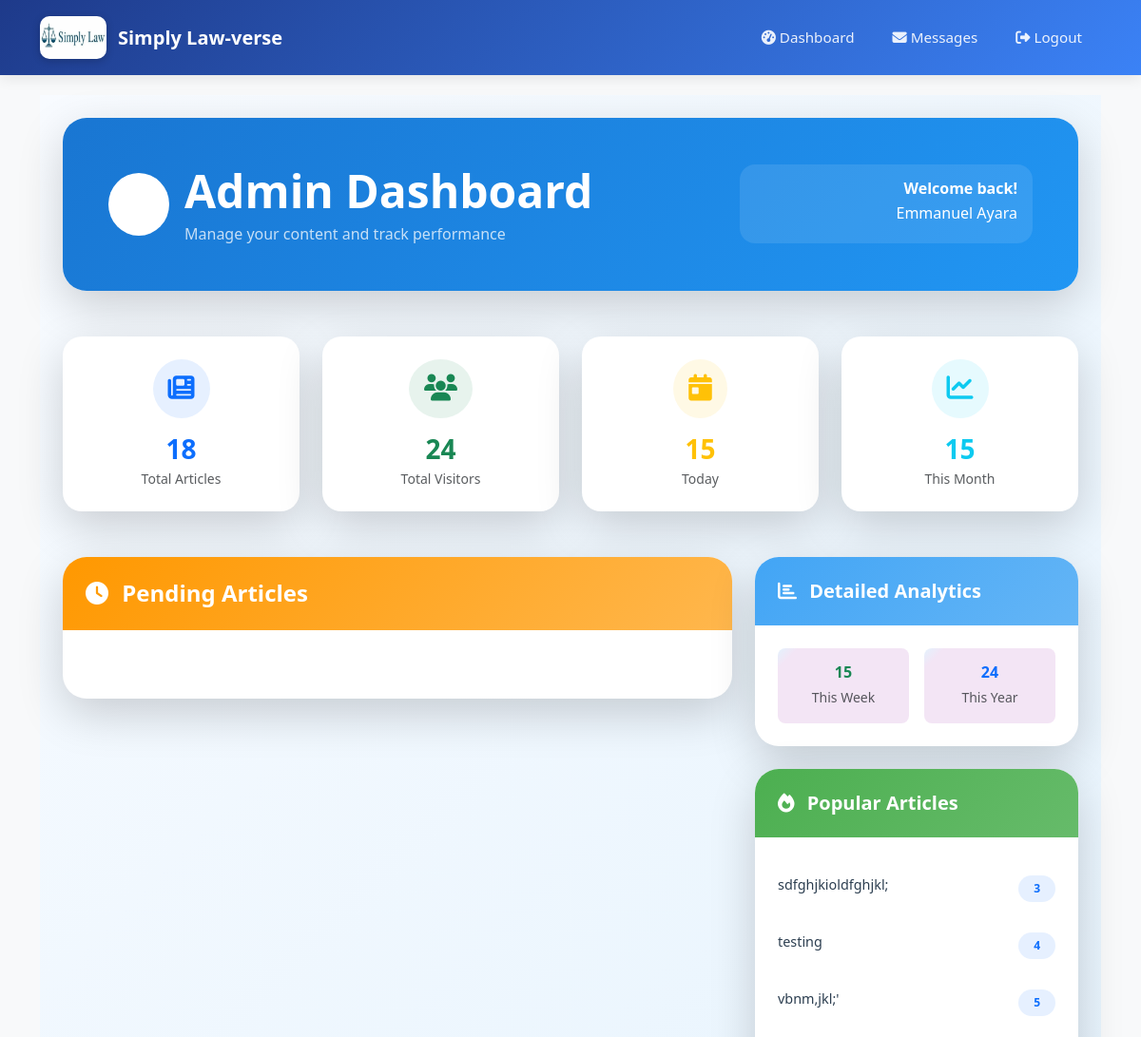
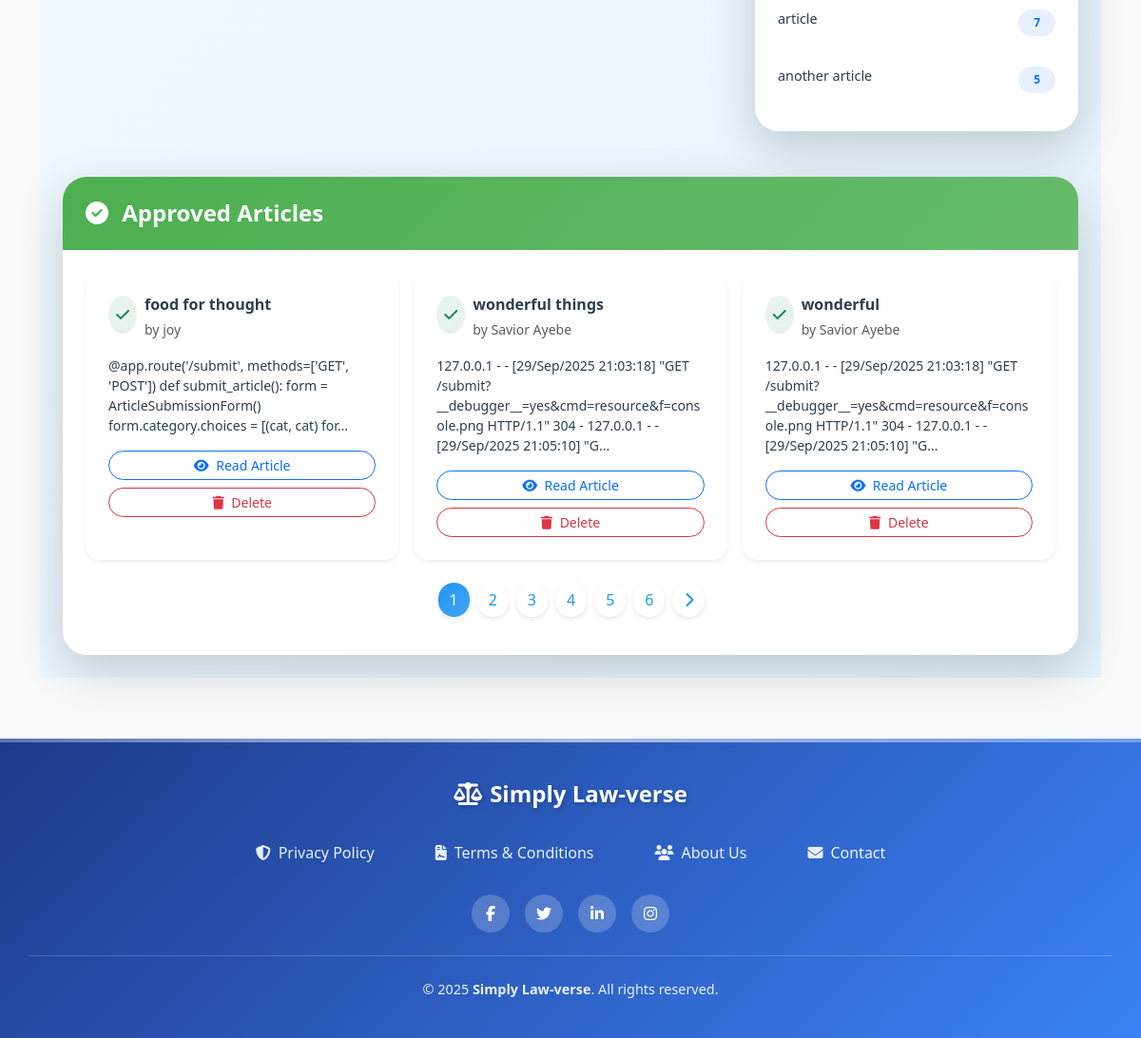
The app's page /admin/dashboard (signed in), older data (2 pictures, top to bottom).
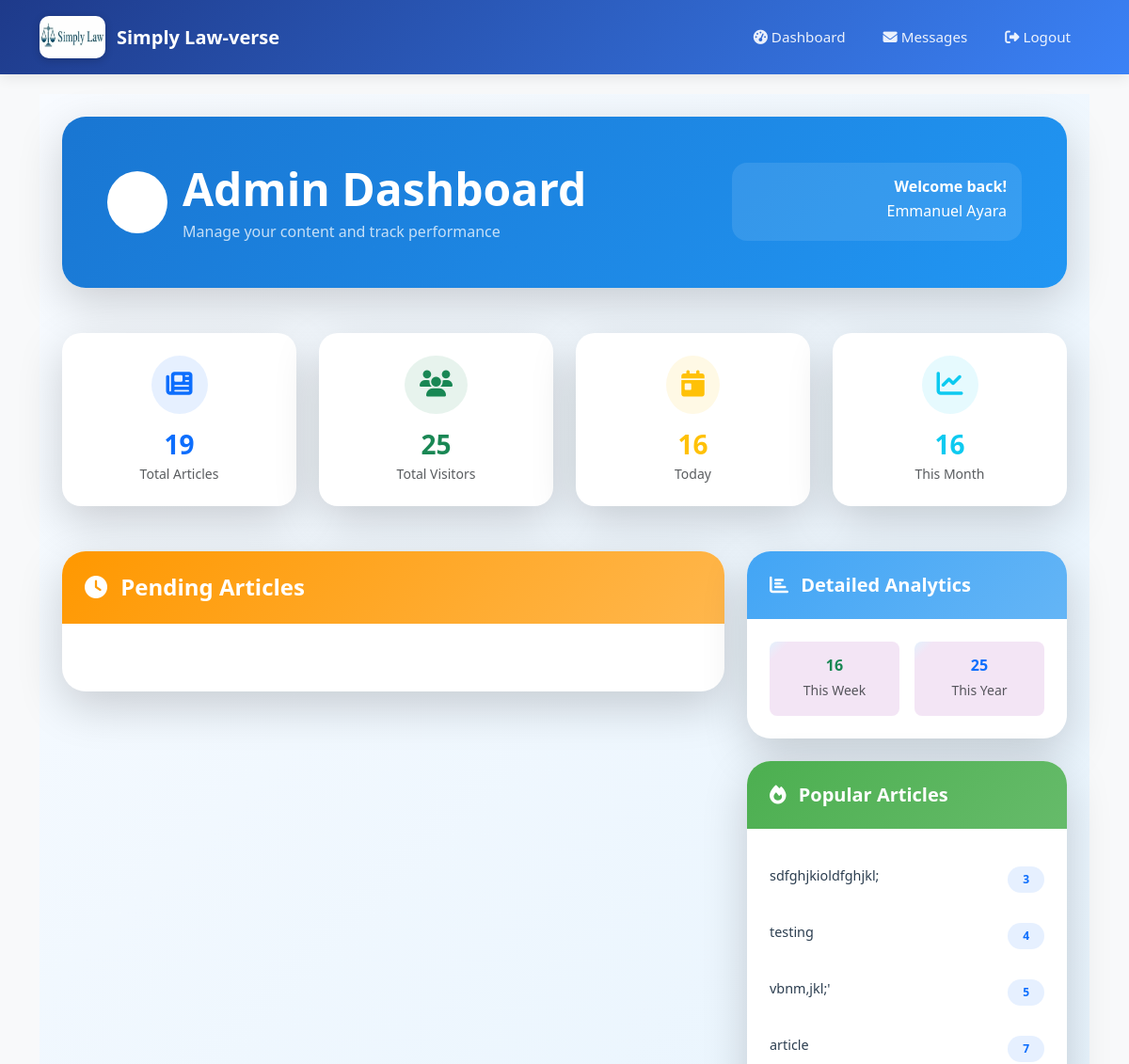
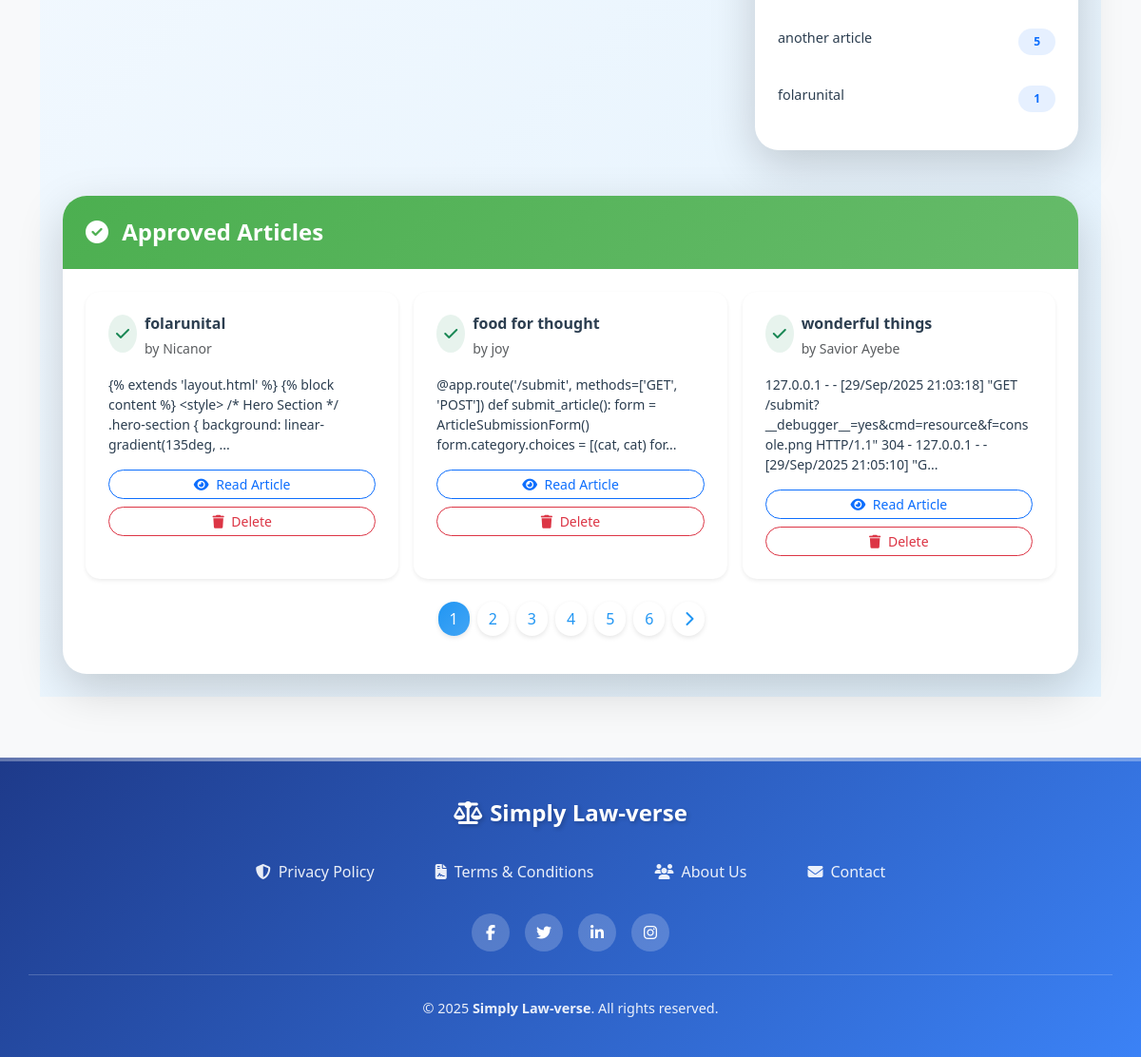
The same page, newer data (2 pictures, top to bottom).
### models.py (models this page shows)
class Article(db.Model):
    id = db.Column(db.Integer, primary_key=True)
    email = db.Column(db.String(120))
    title = db.Column(db.String(100), nullable=False)
    content = db.Column(db.Text, nullable=False)
    author = db.Column(db.String(100), nullable=False)
    date_posted = db.Column(db.DateTime, default=datetime.utcnow)
    comments = db.relationship('Comment', backref='article', lazy=True)
    likes = db.Column(db.Integer, default=0, nullable=False)
    status = db.Column(db.String(20), nullable=False, default='pending')
    views = db.Column(db.Integer, default=0)
    date_submitted = db.Column(db.DateTime, default=datetime.utcnow)
    cover_image = db.Column(db.String(100))  # New field
    document_filename = db.Column(db.String(120), nullable=True)
    category = db.Column(db.String(100), nullable=False, default='General')
    approved = db.Column(db.Boolean, default=False)  # <- important!

### routes.py (the view)
    @app.route('/admin/dashboard')
    @login_required
    def admin_dashboard():
        if not current_user.is_admin:
            flash('Access denied.', 'danger')
            return redirect(url_for('home'))
        total_articles = Article.query.count()
        total_visits = Visit.query.count()
        now = datetime.utcnow()
        daily_visits = Visit.query.filter(Visit.timestamp >= now - timedelta(days=1)).count()
        weekly_visits = Visit.query.filter(Visit.timestamp >= now - timedelta(weeks=1)).count()
        monthly_visits = Visit.query.filter(Visit.timestamp >= now - timedelta(days=30)).count()
        yearly_visits = Visit.query.filter(Visit.timestamp >= now - timedelta(days=365)).count()
        readers_per_article = db.session.query(
            Article.title, db.func.count(Visit.id)
        ).join(Visit, Article.id == Visit.article_id).group_by(Article.id).all()
        pending_page = request.args.get('pending_page', 1, type=int)
        approved_page = request.args.get('approved_page', 1, type=int)
        per_page = 3
        pending = Article.query.filter_by(status='pending') \
            .order_by(Article.date_posted.desc()) \
            .paginate(page=pending_page, per_page=per_page)
        approved = Article.query.filter_by(status='approved') \
            .order_by(Article.date_posted.desc()) \
            .paginate(page=approved_page, per_page=per_page)
        return render_template(
            'admin_dashboard.html',
            articles=pending,
            approved_articles=approved,
            total_articles=total_articles,
            total_visits=total_visits,
            daily_visits=daily_visits,
            weekly_visits=weekly_visits,
            monthly_visits=monthly_visits,
            yearly_visits=yearly_visits,
            readers_per_article=readers_per_article
        )

### templates/admin_dashboard.html (shortened to what the changed rows need)
{% extends 'layout.html' %}
{% block content %}
<div class="min-vh-100" style="background: linear-gradient(135deg, #f8fbff 0%, #e3f2fd 100%);">
  <div class="container-fluid py-4 px-3 px-md-4">
    <div class="row mb-5">
      <div class="col-12">
        <div class="card border-0 shadow-lg" style="border-radius: 25px; background: linear-gradient(135deg, #1976d2 0%, #2196f3 100%);">
          <div class="card-body p-4 p-md-5 text-white">
            <div class="row align-items-center">
              <div class="col-12 col-md-8">
                <div class="d-flex align-items-center mb-3 mb-md-0">
                  <div>
                    <h1 class="display-5 fw-bold mb-1">Admin Dashboard</h1>
                  </div>
                </div>
              </div>
            </div>
          </div>
        </div>
      </div>
    </div>
    <div class="row g-4 mb-5">
      <div class="col-6 col-md-3">
        <div class="card border-0 shadow-lg h-100" style="border-radius: 20px;">
          <div class="card-body text-center p-4">
            <div class="bg-primary bg-opacity-10 rounded-circle p-3 d-inline-block mb-3">
              <i class="fas fa-newspaper text-primary fs-3"></i>
            </div>
            <h3 class="fw-bold text-primary mb-1">{{ total_articles }}</h3>
            <p class="text-muted small mb-0">Total Articles</p>
          </div>
        </div>
      </div>
      <div class="col-6 col-md-3">
        <div class="card border-0 shadow-lg h-100" style="border-radius: 20px;">
          <div class="card-body text-center p-4">
            <div class="bg-success bg-opacity-10 rounded-circle p-3 d-inline-block mb-3">
              <i class="fas fa-users text-success fs-3"></i>
            </div>
            <h3 class="fw-bold text-success mb-1">{{ total_visits }}</h3>
            <p class="text-muted small mb-0">Total Visitors</p>
          </div>
        </div>
      </div>
      <div class="col-6 col-md-3">
        <div class="card border-0 shadow-lg h-100" style="border-radius: 20px;">
          <div class="card-body text-center p-4">
            <div class="bg-warning bg-opacity-10 rounded-circle p-3 d-inline-block mb-3">
              <i class="fas fa-calendar-day text-warning fs-3"></i>
            </div>
            <h3 class="fw-bold text-warning mb-1">{{ daily_visits }}</h3>
            <p class="text-muted small mb-0">Today</p>
          </div>
        </div>
      </div>
      <div class="col-6 col-md-3">
        <div class="card border-0 shadow-lg h-100" style="border-radius: 20px;">
          <div class="card-body text-center p-4">
            <div class="bg-info bg-opacity-10 rounded-circle p-3 d-inline-block mb-3">
              <i class="fas fa-chart-line text-info fs-3"></i>
            </div>
            <h3 class="fw-bold text-info mb-1">{{ monthly_visits }}</h3>
            <p class="text-muted small mb-0">This Month</p>
          </div>
        </div>
      </div>
    </div>
    <div class="row g-4">
      <div class="col-12 col-lg-4">
        <div class="card border-0 shadow-lg mb-4" style="border-radius: 25px;">
          <div class="card-body p-4">
            <div class="row g-3">
              <div class="col-6">
                <div class="text-center p-3 rounded-3" style="background: linear-gradient(135deg, #e3f2fd 0%, #f3e5f5 10%);">
                  <h6 class="fw-bold text-success mb-1">{{ weekly_visits }}</h6>
                  <small class="text-muted">This Week</small>
                </div>
              </div>
              <div class="col-6">
                <div class="text-center p-3 rounded-3" style="background: linear-gradient(135deg, #e3f2fd 0%, #f3e5f5 10%);">
                  <h6 class="fw-bold text-primary mb-1">{{ yearly_visits }}</h6>
                  <small class="text-muted">This Year</small>
                </div>
              </div>
            </div>
          </div>
        </div>
        <div class="card border-0 shadow-lg" style="border-radius: 25px;">
          <div class="card-body p-4">
            {% if readers_per_article %}
              <div class="list-group list-group-flush">
                {% for title, count in readers_per_article %}
                  <div class="list-group-item border-0 px-0 py-3" style="background: transparent;">
                    <div class="d-flex justify-content-between align-items-start">
                      <div class="flex-grow-1 me-2">
                        <h6 class="fw-medium text-dark mb-1" style="font-size: 0.9rem; line-height: 1.4;">
                          {{ title[:50] }}{% if title|length > 50 %}...{% endif %}
                        </h6>
                      </div>
                      <div class="flex-shrink-0">
                        <span class="badge bg-primary bg-opacity-10 text-primary rounded-pill px-3 py-2">
                          {{ count }}
                        </span>
                      </div>
                    </div>
                  </div>
                {% endfor %}
              </div>
            {% else %}
              <div class="text-center py-3">
                <p class="text-muted mb-0">No data available yet</p>
              </div>
            {% endif %}
          </div>
        </div>
      </div>
    </div>
    <div class="row mt-5">
      <div class="col-12">
        <div class="card border-0 shadow-lg" style="border-radius: 25px;">
          <div class="card-body p-4">
            {% if approved_articles %}
              <div class="row g-3">
                {% for article in approved_articles %}
                  <div class="col-12 col-md-6 col-xl-4">
                    <div class="card border-0 shadow-sm h-100" style="border-radius: 15px; border-left: 4px solid #4caf50;">
                      <div class="card-body p-4">
                        <div class="d-flex align-items-start mb-3">
                          <div class="bg-success bg-opacity-10 rounded-circle p-2 me-2 flex-shrink-0">
                            <i class="fas fa-check text-success"></i>
                          </div>
                          <div class="flex-grow-1">
                            <h6 class="fw-bold text-dark mb-1">{{ article.title }}</h6>
                            <small class="text-muted">by {{ article.author }}</small>
                          </div>
                        </div>
                        <p class="text-dark mb-3 small" style="line-height: 1.5;">
                          {{ article.content[:150] }}{% if article.content|length > 150 %}...{% endif %}
                        </p>
                        <div class="d-flex flex-column gap-2">
                          <a href="{{ url_for('view_article', article_id=article.id) }}"
                             class="btn btn-sm btn-outline-primary rounded-pill">
                            <i class="fas fa-eye me-1"></i>
                            Read Article
                          </a>
                          <a href="{{ url_for('disapprove_article', article_id=article.id) }}"
                             class="btn btn-sm btn-outline-danger rounded-pill delete-btn">
                            <i class="fas fa-trash me-1"></i>
                            Delete
                          </a>
                        </div>
                      </div>
                    </div>
                  </div>
                {% endfor %}
              </div>
              <nav aria-label="Approved articles pagination" class="mt-4">
                <ul class="pagination justify-content-center">
                  {% for page_num in range(1, approved_articles.pages + 1) %}
                    <li class="page-item {% if approved_articles.page == page_num %}active{% endif %}">
                      <a class="page-link rounded-pill mx-1"
                         href="{{ url_for('admin_dashboard', approved_page=page_num, pending_page=articles.page) }}">
                        {{ page_num }}
                      </a>
                    </li>
                  {% endfor %}
                </ul>
              </nav>
            {% endif %}
          </div>
        </div>
      </div>
    </div>
  </div>
</div>
{% endblock %}

Row changes from the older to the newer data that the page shows:
no longer on this page (row unchanged): Article: title "wonderful", author "Savior Ayebe", content "127.0.0.1 - - [29/Sep/2025 21:03:18] \"GET /submit?__debugger__=yes&cmd=resource&f=console.png HTTP/1.1\" 304 - 127.0.0.1 - - [29/Sep/2025 21:05:10] \"G", shown under "Approved Articles"
added Article: title "folarunital", views "1", author "Nicanor", content "{% extends 'layout.html' %} {% block content %} <style> /* Hero Section */ .hero-section { background: linear-gradient(135deg,"
Text that changed along with them:
{{ total_articles }}: "18" → "19"
{{ total_visits }}: "24" → "25"
{{ daily_visits }}: "15" → "16"
{{ monthly_visits }}: "15" → "16"
{{ weekly_visits }}: "15" → "16"
{{ yearly_visits }}: "24" → "25"
